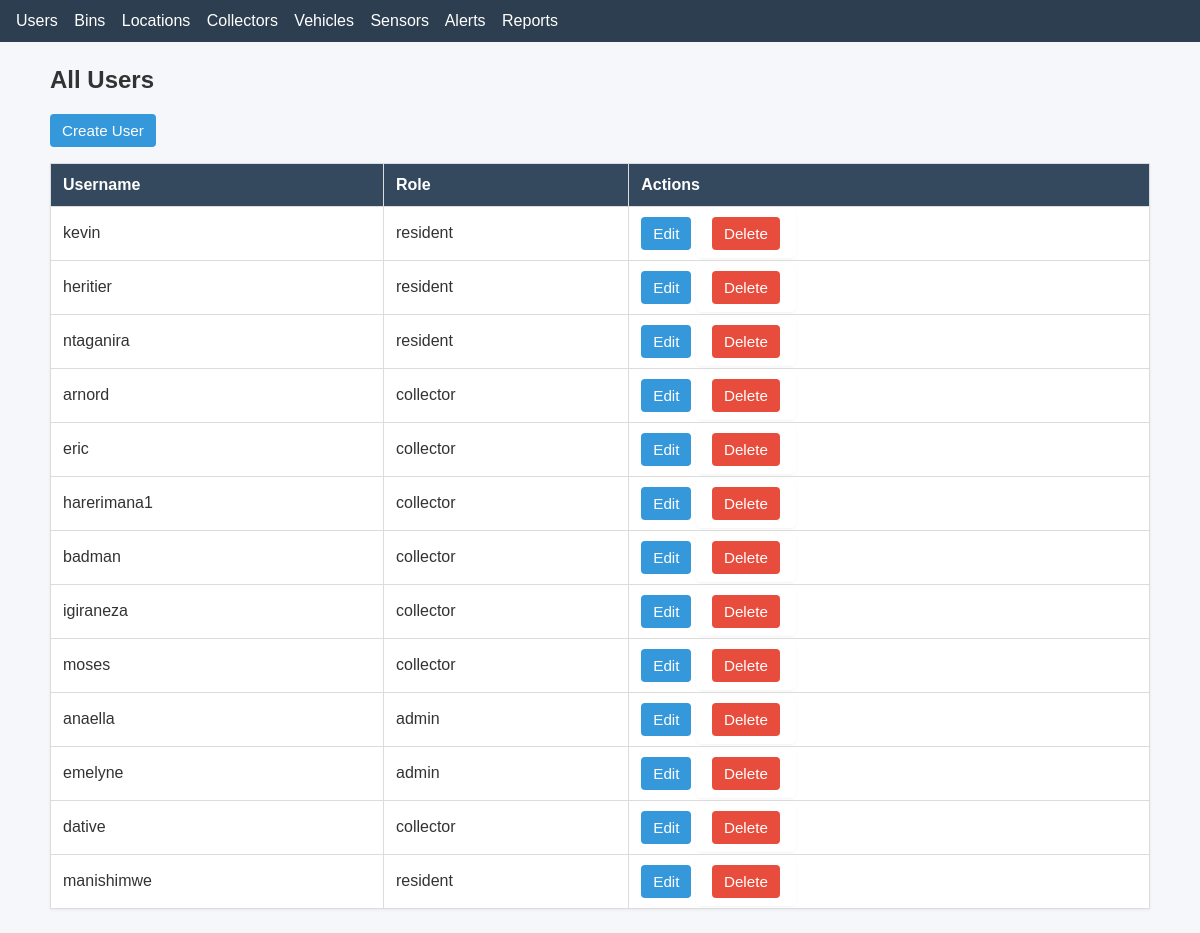
/users/, run on the app's committed database.
### stwms/models.py (models this page shows)
class Users(models.Model):
    ROLE_CHOICES = [
        ('admin', 'Admin'),
        ('collector', 'Collector'),
        ('resident', 'Resident'),
    ]
    user = models.OneToOneField(User, on_delete=models.CASCADE, related_name='profile')
    role = models.CharField(max_length=20, choices=ROLE_CHOICES, default='resident')
    username = models.CharField(max_length=150, default="")
    email = models.EmailField(max_length=254, default="")
    password = models.CharField(max_length=128, default="")
    address = models.CharField(max_length=255, default="")
    phone = models.CharField(max_length=20, default="")

### stwms/views.py (the view)
# urls.py: path('users/', views.users_list, name='users_list'),
def users_list(request):
    users = Users.objects.all()
    return render(request, "users/users_list.html", {"users": users})

### stwms/templates/users/users_list.html
{% extends "base.html" %}
{% block content %}
<h2>All Users</h2>
<p><a class="btn" href="{% url 'stwms:users_create' %}">Create User</a></p>
<table>
    <thead>
        <tr>
            <th>Username</th>
            <th>Role</th>
            <th>Actions</th>
        </tr>
    </thead>
    <tbody>
    {% for user in users %}
        <tr>
            <td>
                {% if user.user %}
                    {{ user.user.username }}
                {% else %}
                    N/A
                {% endif %}
            </td>
            <td>{{ user.role }}</td>
            <td>
                <a class="btn" href="{% url 'stwms:users_update' user.pk %}">Edit</a>
                <form style="display:inline" method="post" action="{% url 'stwms:users_delete' user.pk %}">{% csrf_token %}
                    <button class="btn btn-danger" type="submit">Delete</button>
                </form>
            </td>
        </tr>
    {% empty %}
        <tr><td colspan="3">No users found.</td></tr>
    {% endfor %}
    </tbody>
</table>
{% endblock %}

### static/styles.css (style rules this page uses)
body { font-family: Arial, Helvetica, sans-serif; background: #f5f7fa; color: #333; margin: 0; padding: 0; }
table { width: 100%; border-collapse: collapse; background: #fff; margin-top: 12px; box-shadow: 0 1px 3px rgba(0,0,0,0.06); }
thead th { background: #34495e; color: #fff; text-align: left; padding: 12px; border: 1px solid #dcdcdc; }
tbody td { padding: 10px 12px; border: 1px solid #dcdcdc; vertical-align: middle; }
.btn { display: inline-block; padding: 8px 12px; background: #3498db; color: #fff; text-decoration: none; border-radius: 4px; border: none; cursor: pointer; font-size: 0.95rem; }
.btn-danger { background: #e74c3c; }
form { background: #fff; padding: 16px; border-radius: 6px; box-shadow: 0 1px 3px rgba(0,0,0,0.05); }

### data on the page
Users: user.username "kevin", role "resident"
Users: user.username "heritier", role "resident"
Users: user.username "ntaganira", role "resident"
Users: user.username "arnord", role "collector"
Users: user.username "eric", role "collector"
Users: user.username "harerimana1", role "collector"
Users: user.username "badman", role "collector"
Users: user.username "igiraneza", role "collector"
Users: user.username "moses", role "collector"
Users: user.username "anaella", role "admin"
Users: user.username "emelyne", role "admin"
Users: user.username "dative", role "collector"
Users: user.username "manishimwe", role "resident"
